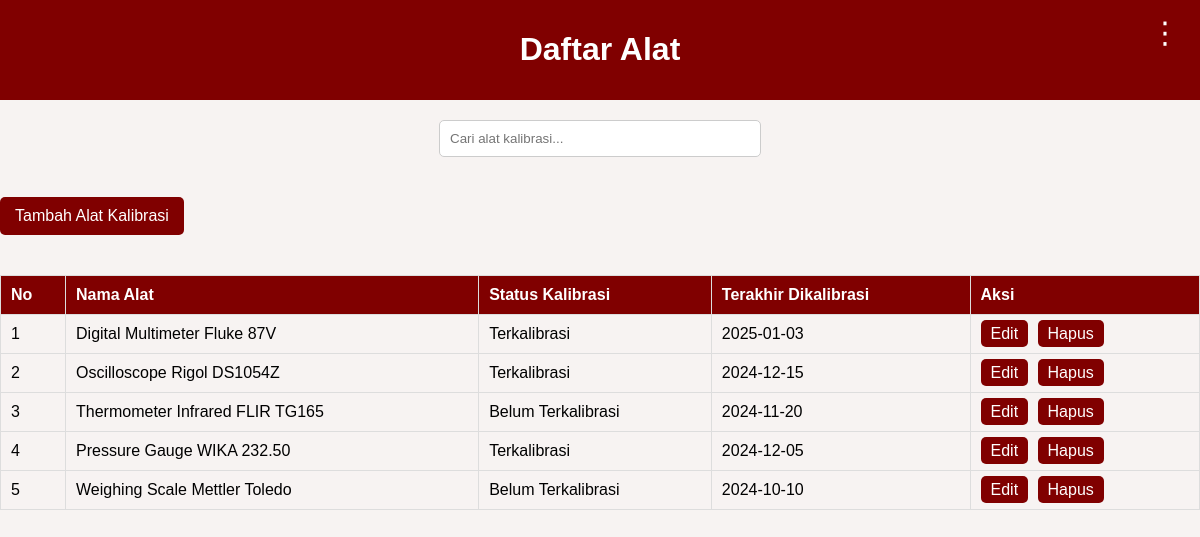
The page /calibration.php (signed in) on the database its author committed.
### tables this page shows
CREATE TABLE `calibration_tools` (
  `id` int(11) NOT NULL,
  `tool_name` varchar(255) NOT NULL,
  `calibration_status` enum('Terkalibrasi','Belum Terkalibrasi') NOT NULL,
  `last_calibrated` date NOT NULL,
  `created_at` timestamp NOT NULL DEFAULT current_timestamp()
);

### calibration.php (the view, shortened to what this page needs)
<?php
include 'config.php';
$sql_tools = "SELECT id, tool_name, calibration_status, last_calibrated FROM calibration_tools";
$result_tools = $conn->query($sql_tools);
?>
<!DOCTYPE html>
<html lang="en">
<head>
</head>
<body>
    <header>
        <h1>Daftar Alat</h1>
        <div class="dropdown">
            &#x22EE;
        </div>
    </header>
    <div class="search-form">
        <input type="text" id="search" placeholder="Cari alat kalibrasi...">
    </div>
    <a href="add_tool.php" class="add-btn">Tambah Alat Kalibrasi</a>
    <table>
        <thead>
            <tr>
                <th>No</th>
                <th>Nama Alat</th>
                <th>Status Kalibrasi</th>
                <th>Terakhir Dikalibrasi</th>
                <th>Aksi</th>
            </tr>
        </thead>
        <tbody id="tool-list">
            <?php if ($result_tools && $result_tools->num_rows > 0): ?>
                <?php $no = 1; while ($row = $result_tools->fetch_assoc()): ?>
                    <tr>
                        <td><?php echo $no++; ?></td>
                        <td><?php echo htmlspecialchars($row['tool_name']); ?></td>
                        <td><?php echo htmlspecialchars($row['calibration_status']); ?></td>
                        <td><?php echo htmlspecialchars($row['last_calibrated']); ?></td>
                        <td>
                            <a href="edit_tool.php?id=<?php echo $row['id']; ?>" class="action-btn">Edit</a>
                            <a href="delete_tool.php?id=<?php echo $row['id']; ?>" class="action-btn" onclick="return confirm('Hapus alat ini?');">Hapus</a>
                        </td>
                    </tr>
                <?php endwhile; ?>
            <?php else: ?>
                <tr>
                    <td colspan="5" style="text-align: center;">Tidak ada data alat kalibrasi</td>
                </tr>
            <?php endif; ?>
        </tbody>
    </table>
</body>
</html>

### calibration.php (style rules this page uses)
body { font-family: Arial, sans-serif; background-color: #f7f3f2; margin: 0; display: flex; flex-direction: column; min-height: 100vh; }
header { background-color: #800000; color: white; padding: 10px 20px; text-align: center; position: relative; }
.dropdown { position: absolute; top: 15px; right: 20px; cursor: pointer; font-size: 30px; }
.search-form { margin: 20px 0; text-align: center; }
.search-form input { padding: 10px; width: 300px; border-radius: 5px; border: 1px solid #ccc; }
table { width: 100%; border-collapse: collapse; margin: 20px auto; text-align: left; }
th, td { border: 1px solid #ddd; padding: 10px; }
th { background-color: #800000; color: white; }
.action-btn { padding: 5px 10px; text-decoration: none; color: white; background-color: #800000; border-radius: 5px; margin-right: 5px; }
.add-btn { display: inline-block; width: fit-content; padding: 10px 15px; background-color: #800000; color: white; text-decoration: none; border-radius: 5px; margin: 20px 0; text-align: center; }

### rows shown on the page
calibration_tools: tool_name "Digital Multimeter Fluke 87V", calibration_status "Terkalibrasi", last_calibrated "2025-01-03"
calibration_tools: tool_name "Oscilloscope Rigol DS1054Z", calibration_status "Terkalibrasi", last_calibrated "2024-12-15"
calibration_tools: tool_name "Thermometer Infrared FLIR TG165", calibration_status "Belum Terkalibrasi", last_calibrated "2024-11-20"
calibration_tools: tool_name "Pressure Gauge WIKA 232.50", calibration_status "Terkalibrasi", last_calibrated "2024-12-05"
calibration_tools: tool_name "Weighing Scale Mettler Toledo", calibration_status "Belum Terkalibrasi", last_calibrated "2024-10-10"
